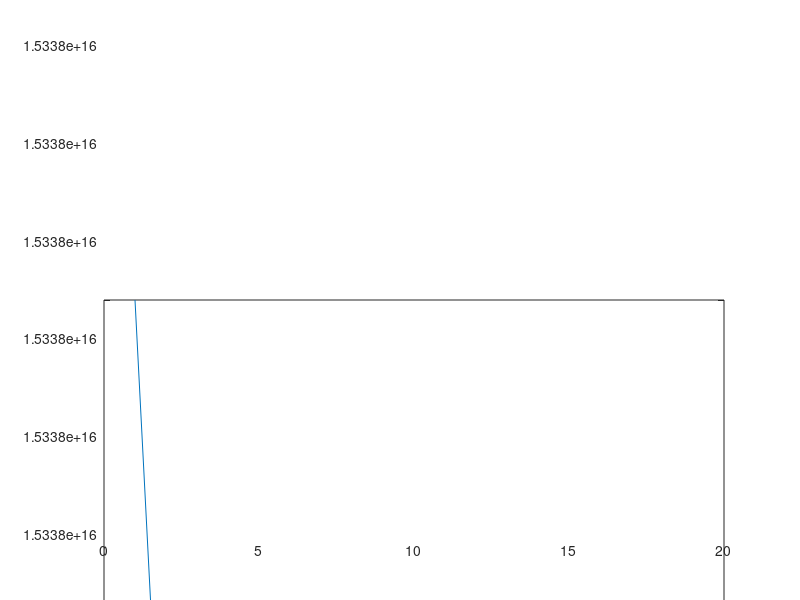

Write MATLAB code to recreate this figure.
rho=1.225; %air density
c=434; %speed in air
Zair=0; %air impedance %per ora 0
a0=0.01;
m=4;
L=0.4;
fmax=2000;

f=1:10:fmax; %frequency range
omega=2*pi*f;
k=omega/c;
b=sqrt(k.^2-m^2);
theta=atan(m./b);

%cross sections
S1=pi*a0^2;
S2=pi*(a0*exp(L*m))^2;

%exponential horn
numEXP=Zair*cos(b.*L+theta)+1i*(rho*c/S2)*sin(b.*L);
denEXP=1i*Zair*sin(b.*L)+rho*c./(S2*cos(b.*L-theta));
ZinEXP=(rho*c/S1)*numEXP./denEXP;
%plot(f, db(abs(ZinEXP)))

%1 conical horn
%x2=(exp(m*L)*L)/(exp(m*L)-1);
%x1=x2-L;
%theta1=atan(k*x1);
%theta2=atan(k*x2);
%numCON=1i*Zair*(sin(k*L-theta2)/sin(theta2))+(rho*c/S2)*sin(k*L);
%denCON=Zair*(sin(k*L+theta1-theta2)./(sin(theta1).*sin(theta2)))-(1i*rho*c/S2).*(sin(k*L+theta1)./sin(theta1));
%ZinCON=numCON./denCON;
%plot(f,db(abs(ZinCON)))

%recursive attempt
subdivision=1:15;
delta=L./subdivision;
ZL=0;
Zin=0;

%empty arrays for errors
e1=zeros(1,length(subdivision));
e2=zeros(1,length(subdivision));

for i=1:length(subdivision)
    for j=1:i
        if j==1
            ZL=Zair;
        end
        index=i+1-j;
        %parameters
        x2=(exp(m*delta(index)))/(exp(m*delta(index))-1);
        x1=x2-delta(index);
        S1=pi*(a0*exp(x1*m))^2;
        S2=pi*(a0*exp(x2*m))^2;
        theta1=atan(k*x1);
        theta2=atan(k*x2);
        %impedance
        Zin=(rho*c./S1).*(1i*ZL.*(sin(k.*delta(index)-theta2)./sin(theta2))+(rho*c/S2)*sin(k.*delta(index)))./(ZL.*(sin(k*delta(index)+theta1-theta2)./(sin(theta1).*sin(theta2)))-(1i*rho*c/S2).*(sin(k*delta(index)+theta1)./sin(theta1)));
        ZL=Zin;
    end
    e1Temp=0;
    e2Temp=0;
    for h=1:(length(f)-1)
       e1Temp=e1Temp+(abs(Zin(h)-ZinEXP(h)))^2; 
    end    
    %calculate errors e1 and e2 for given number of subdivisions
    e1(i)=e1Temp/(fmax-1);
    %e2=...;
end

plot(subdivision, e1)
